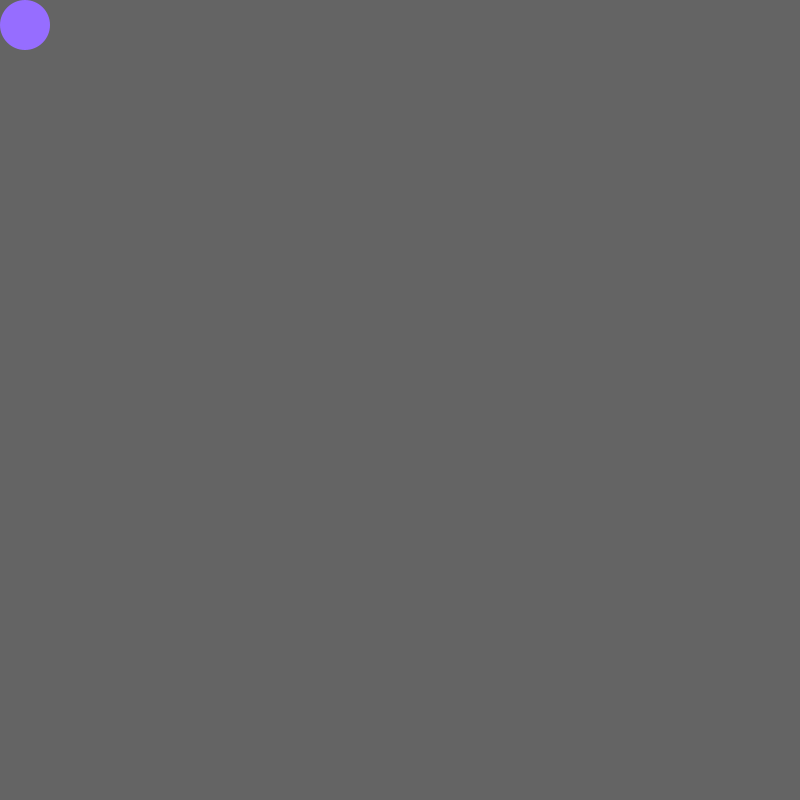
Frame 1 (no input)
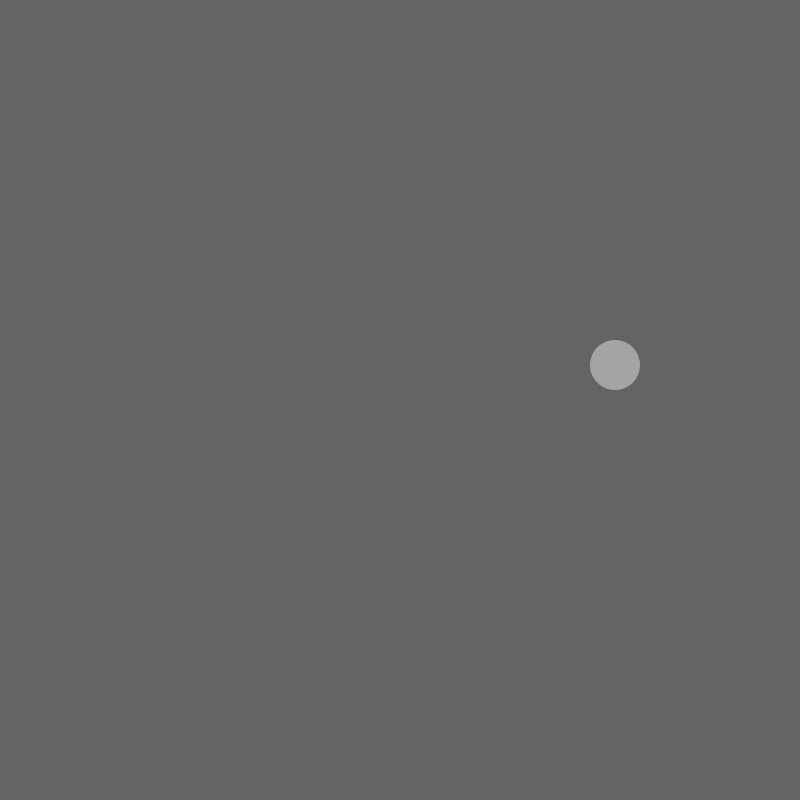
Frame 60 (the mouse pressed at the canvas centre just before this capture)
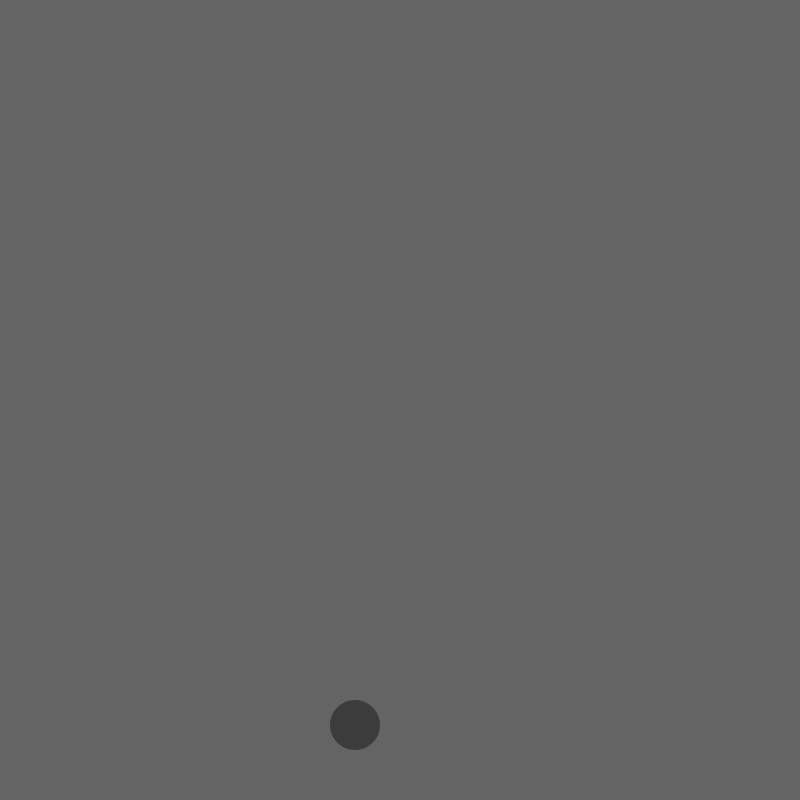
Frame 120 (the mouse held since frame 60 and released just before this capture)

The Processing sketch that drew these frames (run headless with seeded random() and noise(); from frame 60 on, the mouse is pressed at the canvas centre):

// Processing sketch: processing_110555
// ── processing_110555.pde

int diameter = 50;

//distance
int xdistance = diameter/2;
int ydistance = diameter/2;

//speed
int xspeed = 10;
int yspeed = 20;

//direction
int ydirection = 1;
int xdirection = 1; 


void setup() {
  size(800, 800);
  background(100);
  fill(150, 109, 255);
  noStroke();
}
void draw() {
  background(100);
  ellipse(xdistance, ydistance, diameter, diameter);
  //rectMode(CENTER);
  //rect(mouseX, height-75, 200, 20);
  xdistance += xspeed*xdirection;
  ydistance += yspeed*ydirection;

  //bottom hit
  if (ydistance>height-diameter/2) {
    //if(ydistance>height-100){
    ydirection = -ydirection;
    fill(random(255));
  }

  //top hit
  if (ydistance<0+diameter/2) {
    ydirection=-ydirection;
        fill(random(255));
  }

  //right hit
  if (xdistance>width-diameter/2) {
    xdirection = -xdirection;
        fill(random(255));
  }

  //left hit
  if (xdistance<0+diameter/2) {
    xdirection=-xdirection;
        fill(random(255));
  }
}
